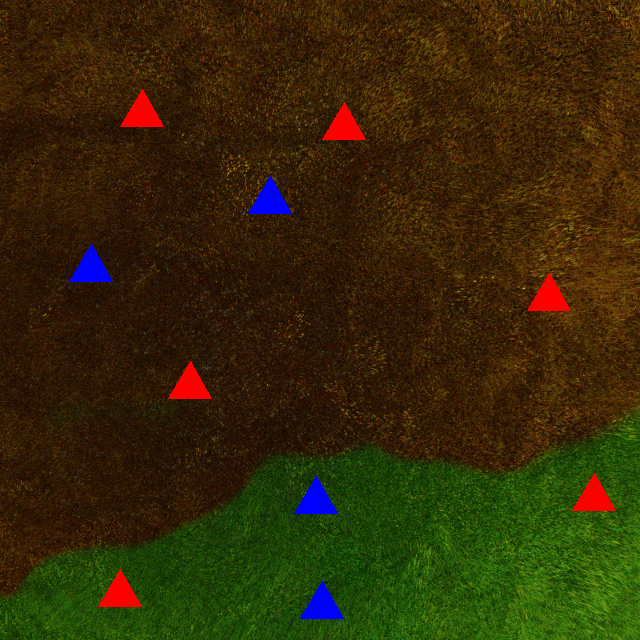
#> input picture imgs/1.png, 640 x 640 px; its folder holds only this picture in this run
$ python main.py
#> lines starting #> are read from the running program, lines starting #| are printed output that depends on the picture; after the words box and inside, x2 and y2 are one past the last pixel; in counts of white or black regions, pixels touching at a corner belong together; long printed decimals are rounded
import cv2
import numpy as np
import os

#creating a list of all provided images

imgs = os.listdir('./imgs')

n_houses = []
priority = []
rescue_ratio = []

#looping through every image
for __i in imgs:
    # Load the image and convert to HSV colourspace
    image = cv2.imread("./imgs/" + __i)
#> image is the input picture: shape (640, 640, 3); mean B, G, R 7.3, 41.1, 52.4
    img = image
    og = cv2.imread("./imgs" + __i)
    yellow=cv2.cvtColor(image,cv2.COLOR_BGR2HSV)
#> yellow: shape (640, 640, 3); mean H, S, V 23.5, 233.2, 64.1

    # Define lower and uppper limits of what we call "brown"
    brown_lo=np.array([4,0,0])
    brown_hi=np.array([37,255,255])


    # Mask image to only select browns
    mask = cv2.inRange(yellow,brown_lo,brown_hi)
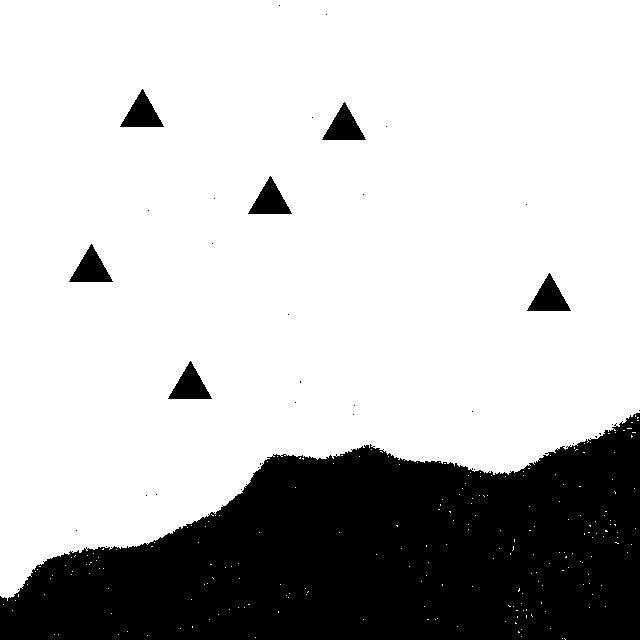
#> mask: shape (640, 640); 75.3% white; 36 black regions (29 under 20 px), largest, box (x1, y1, x2, y2) and area: (0, 413, 640, 640) 96130, (120, 89, 164, 127) 855, (322, 102, 366, 140) 855
    # Change image to yellow where we found brown
    image[mask>0]=(110, 238, 240)
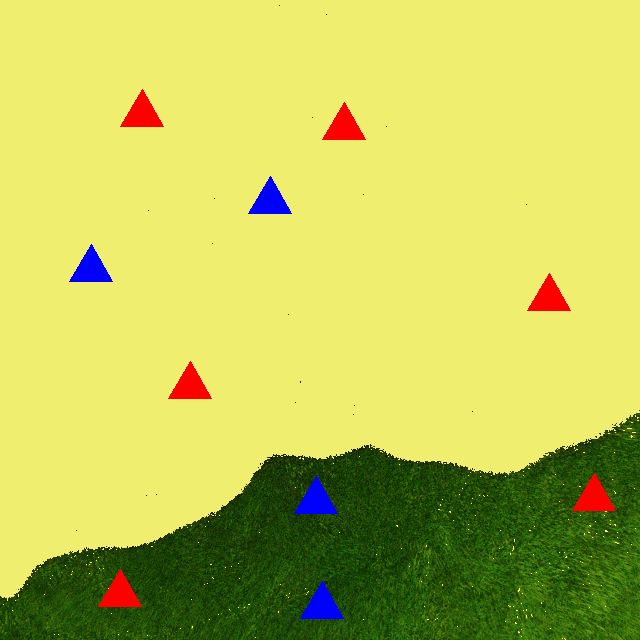
#> image: shape (640, 640, 3); mean B, G, R 86.4, 196.9, 192.1

    #mask the image to find green
    hsv = cv2.cvtColor(img, cv2.COLOR_BGR2HSV)
#> hsv: shape (640, 640, 3); mean H, S, V 34.4, 162.1, 203.8
    mask = cv2.inRange(hsv, (36, 25, 25), (70, 255,255))
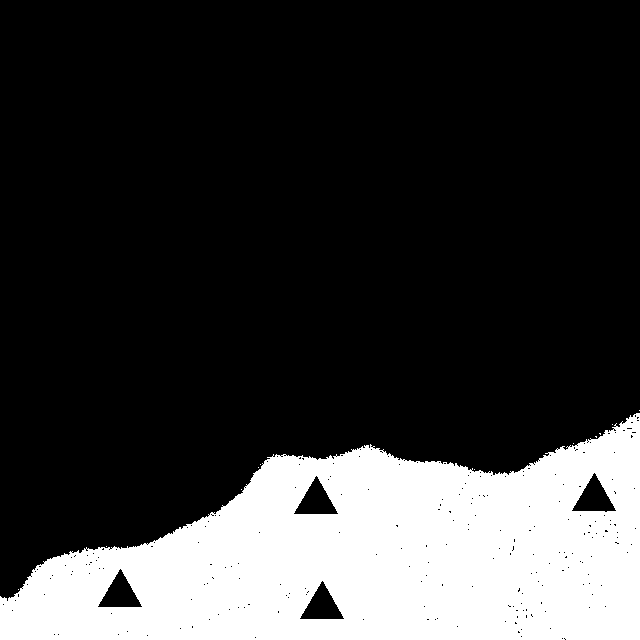
#> mask: shape (640, 640); 22.6% white; 12 white regions (11 under 20 px), largest, box (x1, y1, x2, y2) and area: (0, 413, 640, 640) 92700

    #change green to blue
    img[mask>0] = (240, 230, 127)


    gray = cv2.cvtColor(image, cv2.COLOR_BGR2GRAY)
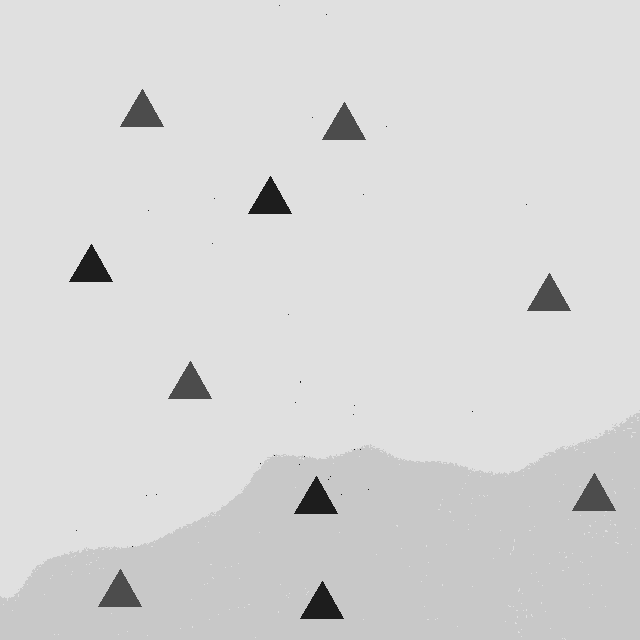
#> gray: shape (640, 640); min 13, max 224, mean 215.1

    # Apply Gaussian blur to reduce noise
    blurred = cv2.GaussianBlur(gray, (5, 5), 0)

    # Detect edges using Canny edge detector
    edges = cv2.Canny(blurred, 50, 150)
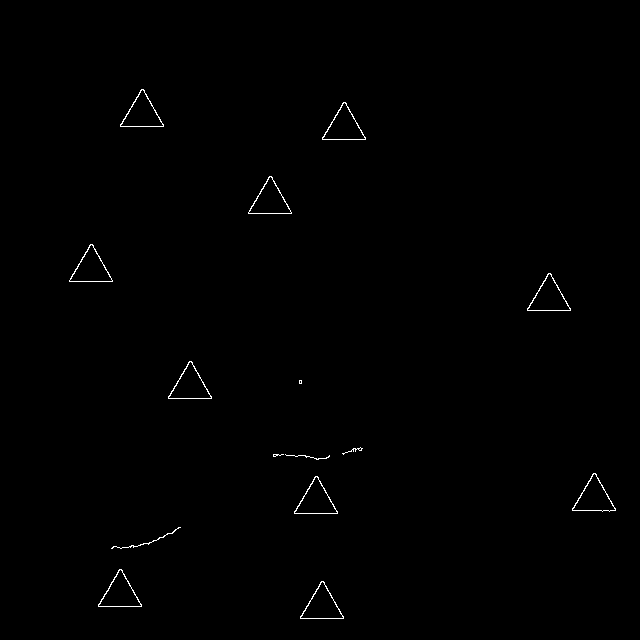
#> edges: shape (640, 640); 0.42% white in thin lines or dots, all inside (x1, y1, x2, y2) = (69, 89, 616, 619)

    # Find contours in the edges
    contours, _ = cv2.findContours(edges, cv2.RETR_EXTERNAL, cv2.CHAIN_APPROX_SIMPLE)
#> contours = 15 contours, 4 with area under 20; largest, box (x1, y1, x2, y2) and area: (572, 473, 616, 512) 854, (300, 581, 344, 619) 852, (294, 476, 338, 514) 852, (168, 361, 212, 399) 852, (527, 273, 571, 311) 852

    # Function to classify a contour as a triangle
    def is_triangle(cnt):
        perimeter = cv2.arcLength(cnt, True)
        approx = cv2.approxPolyDP(cnt, 0.04 * perimeter, True)
        return len(approx) == 3

    # Create a copy of the original image
    output_image = image.copy()
    num_triangle = 0
    triangle_loc = []

    # Draw outlines around the detected triangles
    for contour in contours:
        if cv2.contourArea(contour) > 200:  # Filter out small contours
            if is_triangle(contour):
                # Get the bounding rectangle of the triangle
                x, y, w, h = cv2.boundingRect(contour)
                num_triangle += 1
                # Extract the region of interest (ROI) in the grayscale image
                roi = gray[y:y+h, x:x+w]
                # Calculate the mean pixel value of the ROI
                color = (0, 200, 0)
                cv2.drawContours(output_image, [contour], 0, color, 2)  # Draw outline


                num_triangle += 1
                triangle_loc.append([x,y,w,h])
#> this loop made 15 passes
#> (perimeter in is_triangle, approx in is_triangle, x, y, h, num_triangle) on passes 1, 2, 4, 5, 10, 11, 12: (136, [[321, 581], [300, 618], [343, 618]], 300, 581, 38, 2), (136, [[119, 569], [98, 606], [141, 606]], 98, 569, 38, 4), (136, [[315, 476], [294, 513], [337, 513]], 294, 476, 38, 6), (137.6, [[593, 473], [572, 510], [615, 510]], 572, 473, 39, 8), (136, [[189, 361], [168, 398], [211, 398]], 168, 361, 38, 10), (136, [[548, 273], [527, 310], [570, 310]], 527, 273, 38, 12), (136, [[90, 244], [69, 281], [112, 281]], 69, 244, 38, 14)
#> pass 1, `roi = gray[y:y+h, x:x+w]`:
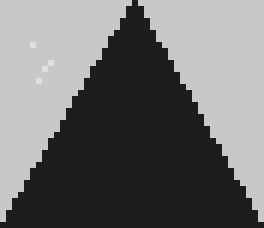
#> roi: shape (38, 44) (shown 6 times larger); min 29, max 224, mean 112.6
#> after the loop:
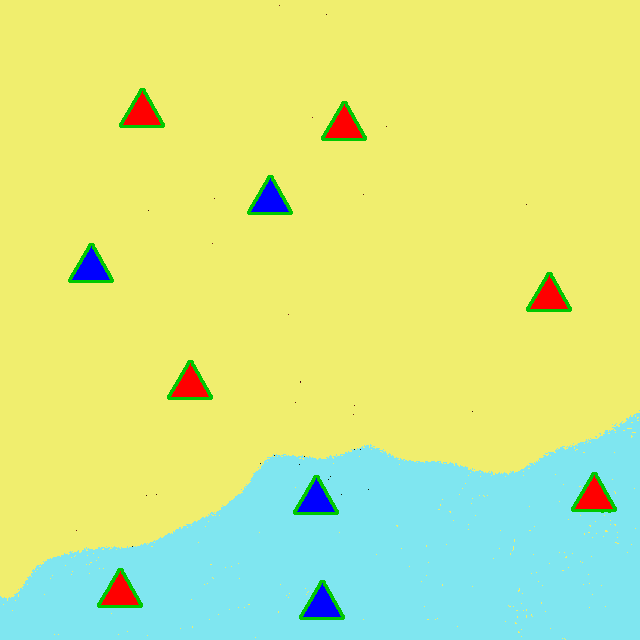
#> output_image: shape (640, 640, 3); mean B, G, R 137.8, 232.1, 210.7
#> after the loop, num_triangle = 20; triangle_loc = [[300, 581, 44, 38], [98, 569, 44, 38], [294, 476, 44, 38], [572, 473, 44, 39], [168, 361, 44, 38], [527, 273, 44, 38], [69, 244, 44, 38], [248, 176, 44, 38], [322, 102, 44, 38], [120, 89, 44, 38]]

                # cv2.circle(output_image, (x+7,y+7), 5, (255,0,0), 5)


    #print(image[triangle_loc[0][1]][triangle_loc[0][0]])
    #looping tghru triangles to find wch one is in burnt and unburnt area
    burnt_h = []
    unburnt_h = []
    blue_h = []
    red_h = []
    _b = [110, 238, 240]
    _ub = [240, 230, 127]
    burnt_priority = 0
    unburnt_priority = 0

    for h in triangle_loc:
        _area = image[h[1]+7][h[0]+7].tolist()
        _l = 0
        _c = 0

        if _area == _b:
            burnt_h.append(h)
            _l = 1
        elif _area == _ub:
            unburnt_h.append(h)

        elif _area[2] <= 50 and _area[0] == 0 and _area[1] == 0:  #this command is required because the yellow region or burnt region has some random black dots.
            burnt_h.append(h)
            _l = 1

        _center = (h[0] + h[2]//2, h[1] + h[3]//2)
        _cc = image[_center[1]][_center[0]].tolist()

        if _cc[2] > 200 and _cc[0] < 10 and _cc[1] < 10:
            red_h.append(h)
            _c = 1
        if _cc[0] > 200 and _cc[2] < 10 and _cc[1] < 10:
            blue_h.append(h)

        if _l == 1:
            if _c == 1:
                burnt_priority += 1
            elif _c == 0:
                burnt_priority += 2
        else:
            if _c == 1:
                unburnt_priority += 1
            elif _c == 0:
                unburnt_priority += 2
#> this loop made 10 passes
#> (h, burnt_priority) on passes 5 to 10: ([168, 361, 44, 38], 1), ([527, 273, 44, 38], 2), ([69, 244, 44, 38], 4), ([248, 176, 44, 38], 6), ([322, 102, 44, 38], 7), ([120, 89, 44, 38], 8)
#> after the loop, blue_h = [[300, 581, 44, 38], [294, 476, 44, 38], [69, 244, 44, 38], [248, 176, 44, 38]]; burnt_h = [[168, 361, 44, 38], [527, 273, 44, 38], [69, 244, 44, 38], [248, 176, 44, 38], [322, 102, 44, 38], [120, 89, 44, 38]]; burnt_priority = 8; red_h = [[98, 569, 44, 38], [572, 473, 44, 39], [168, 361, 44, 38], [527, 273, 44, 38], [322, 102, 44, 38], [120, 89, 44, 38]]; unburnt_h = [[300, 581, 44, 38], [98, 569, 44, 38], [294, 476, 44, 38], [572, 473, 44, 39]]; unburnt_priority = 6

    # [5 lines of commented-out code are left out]

    n_houses.append([len(burnt_h), len(unburnt_h)])
    priority.append([burnt_priority, unburnt_priority])

    rescue_ratio.append(burnt_priority/unburnt_priority)

    cv2.imshow("result"+__i, output_image)


#printing the values found
print("Number of houses:", n_houses)
#| Number of houses: [[6, 4]]
print("Priority list:", priority)
#| Priority list: [[8, 6]]
print("Rescue Ratios:", rescue_ratio)
#| Rescue Ratios: [1.333]
print("Original images list:", imgs)


#arranging the image names in order of prority ratio
pairs = list(zip(imgs, rescue_ratio))
#> pairs = [('1.png', 1.33)]

# Sort the pairs based on the ratios
sorted_pairs = sorted(pairs, key=lambda pair: pair[1])
#> sorted_pairs = [('1.png', 1.33)]

# Extract the sorted strings from the sorted pairs
sorted_imgs = [pair[0] for pair in sorted_pairs]
#> sorted_imgs = ['1.png']


print("Imgs sorted in order of rescue ratio:", sorted_imgs)
#| Imgs sorted in order of rescue ratio: ['1.png']


cv2.waitKey(0)

$ run again, on imgs/3.png
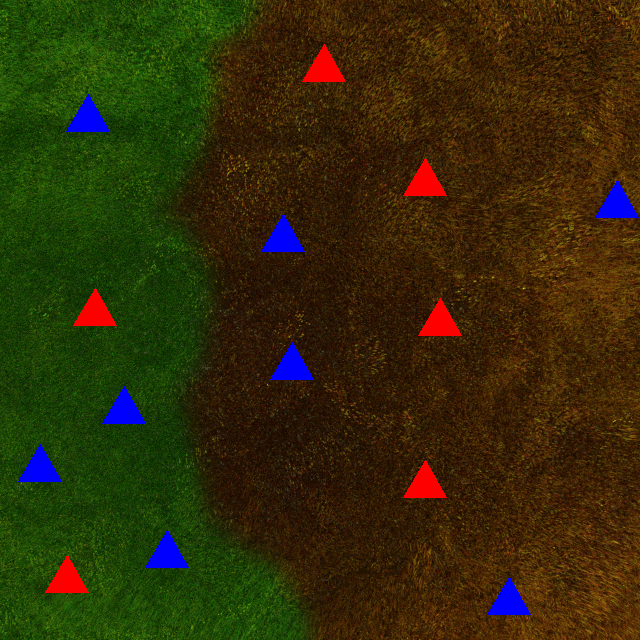
#> input picture imgs/3.png, 640 x 640 px
#> image is the input picture: shape (640, 640, 3); mean B, G, R 9.4, 44, 50.8
#> yellow: shape (640, 640, 3); mean H, S, V 28.2, 234, 67.4
#> `mask = cv2.inRange(yellow,brown_lo,brown_hi)`:
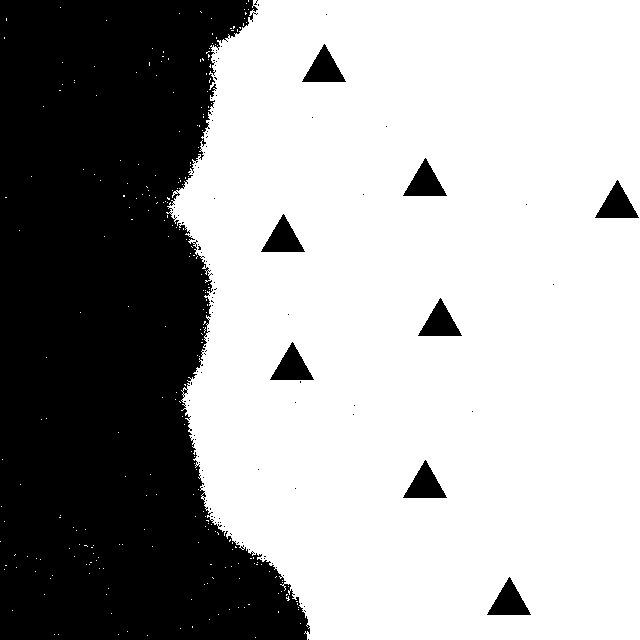
#> mask: shape (640, 640); 64.6% white; 102 black regions (93 under 20 px), largest, box (x1, y1, x2, y2) and area: (0, 0, 310, 640) 137929, (302, 44, 346, 82) 855, (403, 158, 447, 196) 855
#> hsv: shape (640, 640, 3); mean H, S, V 37.1, 172.7, 184.4
#> edges: shape (640, 640); 0.53% white in thin lines or dots, all inside (x1, y1, x2, y2) = (18, 44, 640, 615)
#> contours = 20 contours, 6 with area under 20; largest, box (x1, y1, x2, y2) and area: (270, 342, 314, 381) 856, (18, 444, 62, 483) 854, (66, 94, 110, 132) 854, (45, 555, 89, 593) 852, (145, 530, 189, 568) 852
#> the loop `for contour in contours:` made 20 passes
#> (perimeter in is_triangle, approx in is_triangle, x, y, h, num_triangle) on passes 1, 2, 3, 4, 5, 7, 9: (136, [[508, 577], [487, 614], [530, 614]], 487, 577, 38, 2), (136, [[66, 555], [45, 592], [88, 592]], 45, 555, 38, 4), (136, [[166, 530], [145, 567], [188, 567]], 145, 530, 38, 6), (136, [[424, 460], [403, 497], [446, 497]], 403, 460, 38, 8), (136.8, [[39, 444], [18, 481], [61, 481]], 18, 444, 39, 10), (136, [[123, 386], [102, 423], [145, 423]], 102, 386, 38, 12), (137.6, [[291, 342], [270, 379], [313, 379]], 270, 342, 39, 14)
#> after the loop `for contour in contours:`:
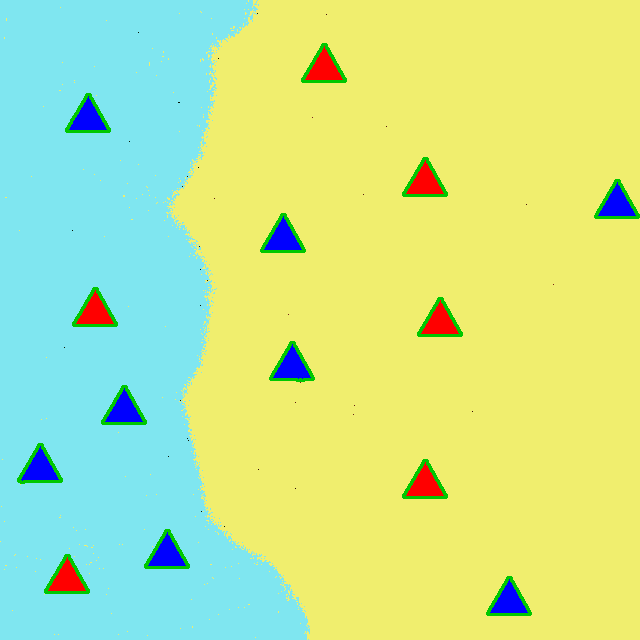
#> output_image: shape (640, 640, 3); mean B, G, R 150.9, 229.6, 197.2
#> after the loop `for contour in contours:`: num_triangle = 28; triangle_loc = 14 items, first 6: [487, 577, 44, 38], [45, 555, 44, 38], [145, 530, 44, 38], [403, 460, 44, 38], [18, 444, 44, 39], [102, 386, 44, 38]
#> the loop `for h in triangle_loc:` made 14 passes
#> (h, burnt_priority) on passes 1, 4, 7, 8, 10, 11, 12, 14: ([487, 577, 44, 38], 2), ([403, 460, 44, 38], 3), ([270, 342, 44, 39], 5), ([418, 298, 44, 38], 6), ([261, 214, 44, 38], 8), ([595, 180, 44, 38], 10), ([403, 158, 44, 38], 11), ([302, 44, 44, 38], 12)
#> after the loop `for h in triangle_loc:`: blue_h = [[487, 577, 44, 38], [145, 530, 44, 38], [18, 444, 44, 39], [102, 386, 44, 38], [270, 342, 44, 39], [261, 214, 44, 38], [595, 180, 44, 38], [66, 94, 44, 38]]; burnt_h = [[487, 577, 44, 38], [403, 460, 44, 38], [270, 342, 44, 39], [418, 298, 44, 38], [261, 214, 44, 38], [595, 180, 44, 38], [403, 158, 44, 38], [302, 44, 44, 38]]; burnt_priority = 12; red_h = [[45, 555, 44, 38], [403, 460, 44, 38], [418, 298, 44, 38], [73, 288, 44, 38], [403, 158, 44, 38], [302, 44, 44, 38]]; unburnt_h = [[45, 555, 44, 38], [145, 530, 44, 38], [18, 444, 44, 39], [102, 386, 44, 38], [73, 288, 44, 38], [66, 94, 44, 38]]; unburnt_priority = 10
#| Number of houses: [[8, 6]]
#| Priority list: [[12, 10]]
#| Rescue Ratios: [1.2]
#> pairs = [('3.png', 1.2)]
#> sorted_imgs = ['3.png']
#| Imgs sorted in order of rescue ratio: ['3.png']

$ run again, on imgs/4.png
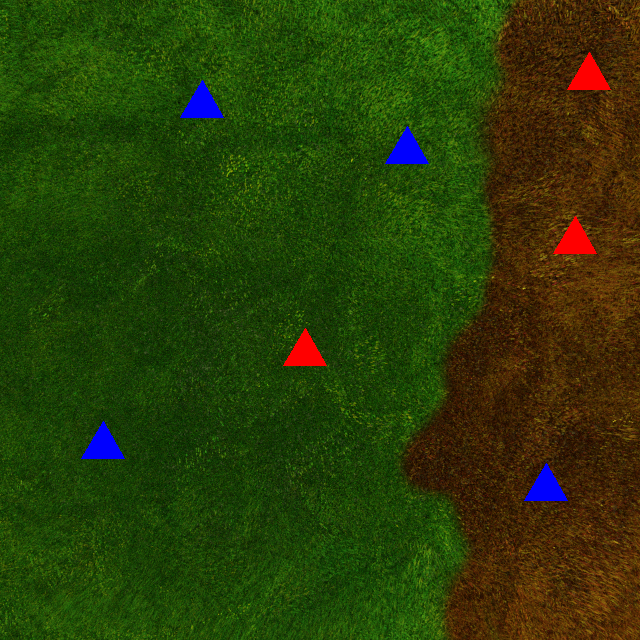
#> input picture imgs/4.png, 640 x 640 px
#> image is the input picture: shape (640, 640, 3); mean B, G, R 7.8, 61.1, 41.8
#> yellow: shape (640, 640, 3); mean H, S, V 40.4, 234.6, 72.4
#> `mask = cv2.inRange(yellow,brown_lo,brown_hi)`:
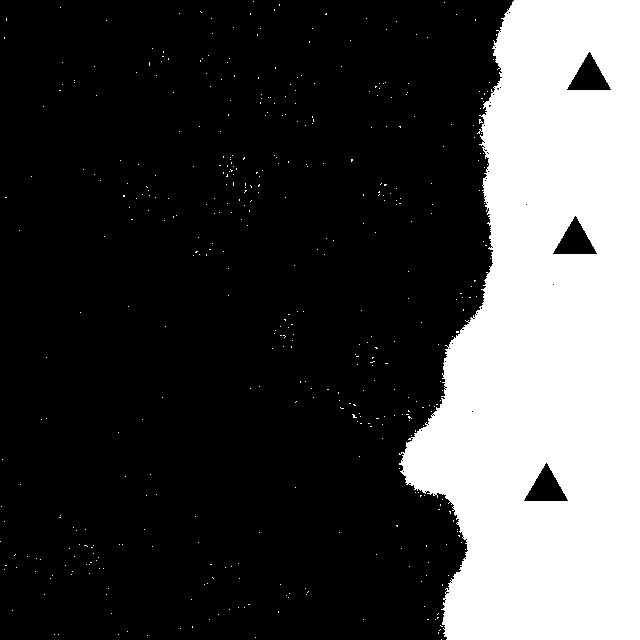
#> mask: shape (640, 640); 26.8% white; 453 white regions (452 under 20 px), largest, box (x1, y1, x2, y2) and area: (399, 0, 640, 640) 109163
#> hsv: shape (640, 640, 3); mean H, S, V 44, 208.6, 118.3
#> edges: shape (640, 640); 0.27% white in thin lines or dots, all inside (x1, y1, x2, y2) = (81, 52, 611, 501)
#> contours = 9 contours, 2 with area under 20; largest, box (x1, y1, x2, y2) and area: (283, 328, 327, 366) 852, (81, 421, 125, 459) 852, (553, 216, 597, 254) 852, (385, 126, 429, 164) 852, (180, 80, 224, 118) 852, (567, 52, 611, 90) 852, (524, 463, 568, 501) 850
#> the loop `for contour in contours:` made 9 passes
#> (approx in is_triangle, x, y, num_triangle) on passes 1, 2, 3, 4, 6, 8, 9: ([[545, 463], [524, 500], [567, 500]], 524, 463, 2), ([[102, 421], [81, 458], [124, 458]], 81, 421, 4), ([[304, 328], [283, 365], [326, 365]], 283, 328, 6), ([[574, 216], [553, 253], [596, 253]], 553, 216, 8), ([[406, 126], [385, 163], [428, 163]], 385, 126, 10), ([[201, 80], [180, 117], [223, 117]], 180, 80, 12), ([[588, 52], [567, 89], [610, 89]], 567, 52, 14)
#> after the loop `for contour in contours:`:
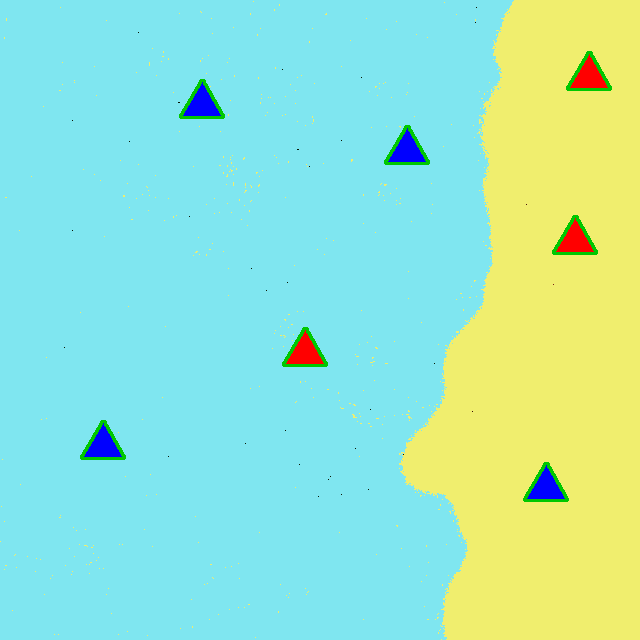
#> output_image: shape (640, 640, 3); mean B, G, R 202.5, 229.4, 156
#> after the loop `for contour in contours:`: num_triangle = 14; triangle_loc = [[524, 463, 44, 38], [81, 421, 44, 38], [283, 328, 44, 38], [553, 216, 44, 38], [385, 126, 44, 38], [180, 80, 44, 38], [567, 52, 44, 38]]
#> the loop `for h in triangle_loc:` made 7 passes
#> (h, unburnt_priority) on passes 2, 3, 5, 6: ([81, 421, 44, 38], 2), ([283, 328, 44, 38], 3), ([385, 126, 44, 38], 5), ([180, 80, 44, 38], 7)
#> after the loop `for h in triangle_loc:`: blue_h = [[524, 463, 44, 38], [81, 421, 44, 38], [385, 126, 44, 38], [180, 80, 44, 38]]; burnt_h = [[524, 463, 44, 38], [553, 216, 44, 38], [567, 52, 44, 38]]; burnt_priority = 4; red_h = [[283, 328, 44, 38], [553, 216, 44, 38], [567, 52, 44, 38]]; unburnt_h = [[81, 421, 44, 38], [283, 328, 44, 38], [385, 126, 44, 38], [180, 80, 44, 38]]; unburnt_priority = 7
#| Number of houses: [[3, 4]]
#| Priority list: [[4, 7]]
#| Rescue Ratios: [0.5714]
#> pairs = [('4.png', 0.571)]
#> sorted_imgs = ['4.png']
#| Imgs sorted in order of rescue ratio: ['4.png']
